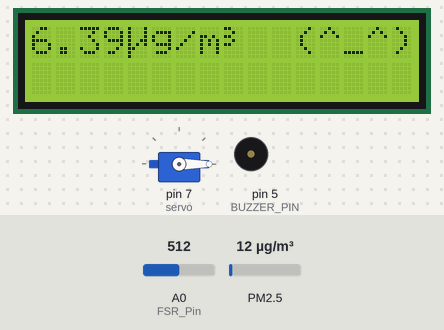
This sketch was run on a simulated Arduino Uno, built with avr-gcc and run on an emulated ATmega328P. Shown: 16×2 character LCD, servo, buzzer (waves = sounding, pin HIGH). Wiring (inferred from the names in the program): dust sensor: data pin 8. Inputs (shaded band) come from the test bench; at power-on: PM2.5 12 µg/m³, A0 (FSR_Pin) = 512. What the sketch prints to the serial monitor is not drawn.

Above: at 2.8 s.
2.9 s: PM2.5 set to 69 µg/m³
At 5.2 s:
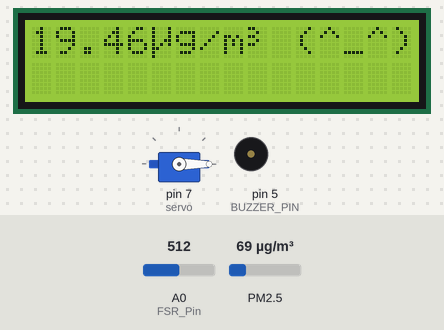
8.1 s: PM2.5 set to 80 µg/m³
At 11.5 s:
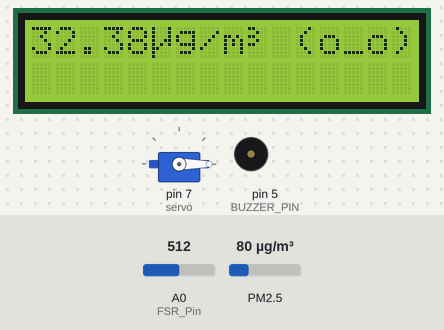
14.9 s: PM2.5 set to 225 µg/m³
At 19.6 s:
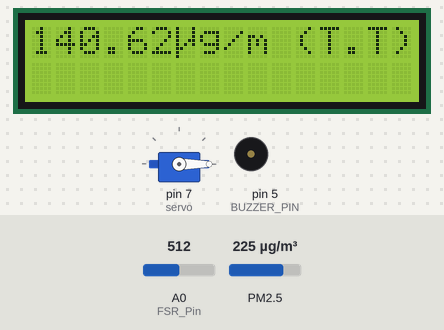
20.0 s: PM2.5 set to 75 µg/m³
At 21.7 s:
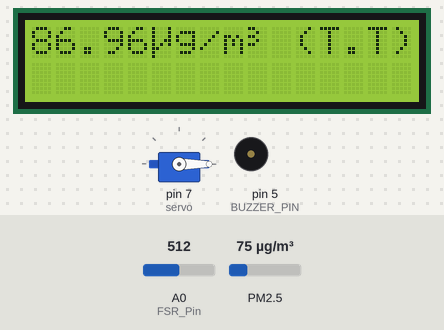
22.8 s: PM2.5 set to 294 µg/m³
At 27.7 s:
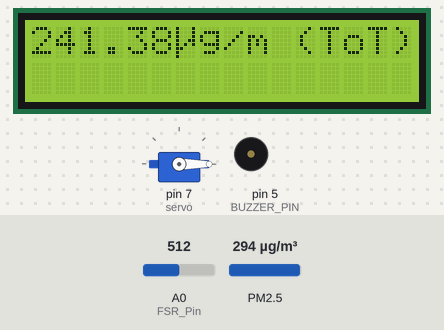
28.0 s: A0 (FSR_Pin) set to 45
At 30.6 s:
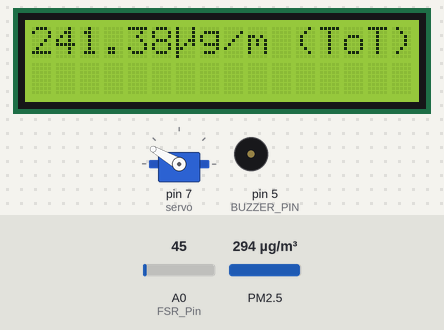
Timing chart, 0 to 32.0 s (numbered marks = the images above; inputs shaded):
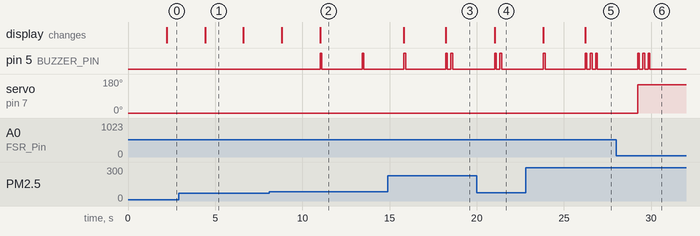

The sketch:

________mise_window.ino
```cpp
//==============================
// 미세먼지, 온습도 관측 프로젝트
//==============================
#include <Wire.h>
#include <LiquidCrystal_I2C.h>
#include <DHT11.h>
#include<Servo.h>
Servo servo;

#if defined(ARDUINO) && ARDUINO >= 100
#define printByte(args)  write(args);
#else
#define printByte(args)  print(args,BYTE);
#endif

//I2C LCD는 일반적으로 0x27혹은 0x3F입니다
LiquidCrystal_I2C lcd(0x27, 16, 2);

byte temperatureImage[] = {0x04,0x0A,0x0A,0x0A,0x0E,0x1F,0x1F,0x0E};

byte humidityImage[] = {0x04,0x0E,0x0E,0x1F,0x1F,0x1F,0x1F,0x0E};
byte doImage[] = {0x1C,0x14,0x1C,0x00,0x00,0x00,0x00,0x00};

//LCD "m" 이미지
byte microImage[] = {0x11,0x11,0x11,0x13,0x15,0x18,0x10,0x10};

//LCD "3" 이미지
byte threeImage[] = {0x18,0x04,0x18,0x04,0x18,0x00,0x00,0x00};

//=====디지털 핀
const int DHT_PIN = 2;
const int DUST_PIN = 8;
const int BUZZER_PIN = 5;
int FSR_Pin = A0; //analog pin 0


//=====먼지센서 관련 변수
unsigned long duration;
unsigned long starttime;
unsigned long sampletime_ms = 2000;// 먼지센서의 샘플링시간을 2초로 설정합니다.
unsigned long lowpulseoccupancy = 0;
float ratio = 0;
float concentration = 0;
float dustDensity = 0;
float dustState = 0;
boolean DustCalculate_RUN = false;
boolean DustCalculate_Done = false;
unsigned int buzzer_count = 0;

// 핀 초기화
void initPin() {
  pinMode(DUST_PIN, INPUT);
  pinMode(BUZZER_PIN, OUTPUT);

}

// LCD 초기화
void initLCD() {
  lcd.init();
  lcd.backlight();
  // 그림아이콘을 등록합니다.
  lcd.createChar(0, humidityImage);
  lcd.createChar(1, temperatureImage);
  lcd.createChar(2, doImage);
  lcd.createChar(3, microImage);
  lcd.createChar(4, threeImage);
  lcd.home();
  lcd.print("Loading...");
}

void setup()
{
  initPin();
  initLCD();
  starttime = millis();
  servo.attach(7);
  servo.write(0);
  Serial.begin(9600);

}

void loop()
{

  //부저가 다 울린 뒤에 미세먼지 측정 시작!
  //미세먼지 측정 중에는 부저와 시작시간 초기화 안되도록 함.
  if(DustCalculate_RUN == true)
  {

    calcDustDensity();


    if(DustCalculate_Done == true) {
      printLCD();
      int FSRReading = analogRead(FSR_Pin);
      Serial.println(FSRReading);
      if(FSRReading>=55){
         servo.write(0);
      }
      DustCalculate_Done = false;
    }
  } else {
    /*
      국제 미세먼지농도에 따른 경계단계 기준분류
      30ug/m^3 이하 : 좋음 / 30~80ug/m^3 : 보통 / 80~150ug/m^3 : 나쁨 / 150ug/m^3 초과 : 매우 나쁨

      먼지농도 경계 단계에 따라 LCD 표시내용이 달라지며,
      부저가 각각 보통 1번 / 나쁨 2번 / 매우 나쁨 3번 연속으로 울리도록 되어있습니다.
    */

    if (buzzer_count > 0 ) {
      digitalWrite(BUZZER_PIN, HIGH);
      delay(100);
      digitalWrite(BUZZER_PIN, LOW);
      delay(200);
      buzzer_count--;
    } else digitalWrite(BUZZER_PIN, LOW);

    //시작시간 초기화
    if((dustState > 0 && buzzer_count == 0) || (dustState == 0))
    {
      DustCalculate_RUN = true;
      starttime = millis();
    }
  }
}


void printLCD() {
    //LCD에 먼지센서와 온습도센서를 출력합니다.
    lcd.clear();
    lcd.setCursor(0, 0);
    lcd.print(dustDensity);
    lcd.write(3);
    lcd.print("g/m");
    lcd.write(4);
    lcd.setCursor(10, 0);
    if(dustState == 0)lcd.print(" (^_^)");
    else if(dustState == 1){
      lcd.print(" (o_o)");
      }
    else if(dustState == 2){//편의상 미세먼지 농도 80이상이 되면 창문닫음. 실제는 150이상으로.
      lcd.print(" (T.T)");
      servo.write(150);
    }
    else if(dustState == 3){
      lcd.print(" (ToT)");
      servo.write(150);
    }
}


/** 신뢰할 수 있는 먼지밀도 계산하기
   대부분의 아날로그센서의 경우 값이 튀는 현상이 있는데,
   이것을 보정하기 위해 여러번 값을 누적한 후,
   평균값을 내어 신뢰할 수 있는 먼지밀도를 구합니다.
*/
void calcDustDensity() {
  duration = pulseIn(DUST_PIN, LOW);
  lowpulseoccupancy = lowpulseoccupancy + duration;

  if ((millis() - starttime) > sampletime_ms) {
    DustCalculate_RUN = false;
    DustCalculate_Done = true;

    ratio = lowpulseoccupancy / (sampletime_ms * 10.0); // Integer percentage 0=>100
    concentration = 1.1 * pow(ratio, 3) - 3.8 * pow(ratio, 2) + 520 * ratio + 0.62; // using spec sheet curve
    dustDensity = concentration * 100 / 13000;
    lowpulseoccupancy = 0;

    if(dustDensity > 150) buzzer_count = 3;
    else if(dustDensity > 80) buzzer_count = 2;
    else if(dustDensity > 30) buzzer_count = 1;
    else buzzer_count = 0;

    dustState = buzzer_count;
  }
}


/** 습도,온도 계산
   DHT온습도센서를 이용해서 온도와 습도를 계산합니다.
*/
```

Measured:
- the behaviour switches between 74 and 75 µg/m³ on PM2.5 (found by bisection; images 1 and 2)
- after the input at 2.9 s, the display: changes after 1.5 s (image 1)
- after the input at 8.1 s, pin 5 (BUZZER_PIN): alternates HIGH for 0.10 s and LOW for 2.3 s, starting after 2.9 s; the display: first changes after 0.72 s (image 2 shows a later state)
- after the input at 14.9 s, the display: first changes after 0.92 s (image 3 shows a later state)
- after the input at 20.0 s, the display: changes after 1.0 s (image 4)
- after the input at 22.8 s, the display: first changes after 1.0 s (image 5 shows a later state)
- after the input at 28.0 s, servo on pin 7 (servo): 0° → 150° after 1.2 s
